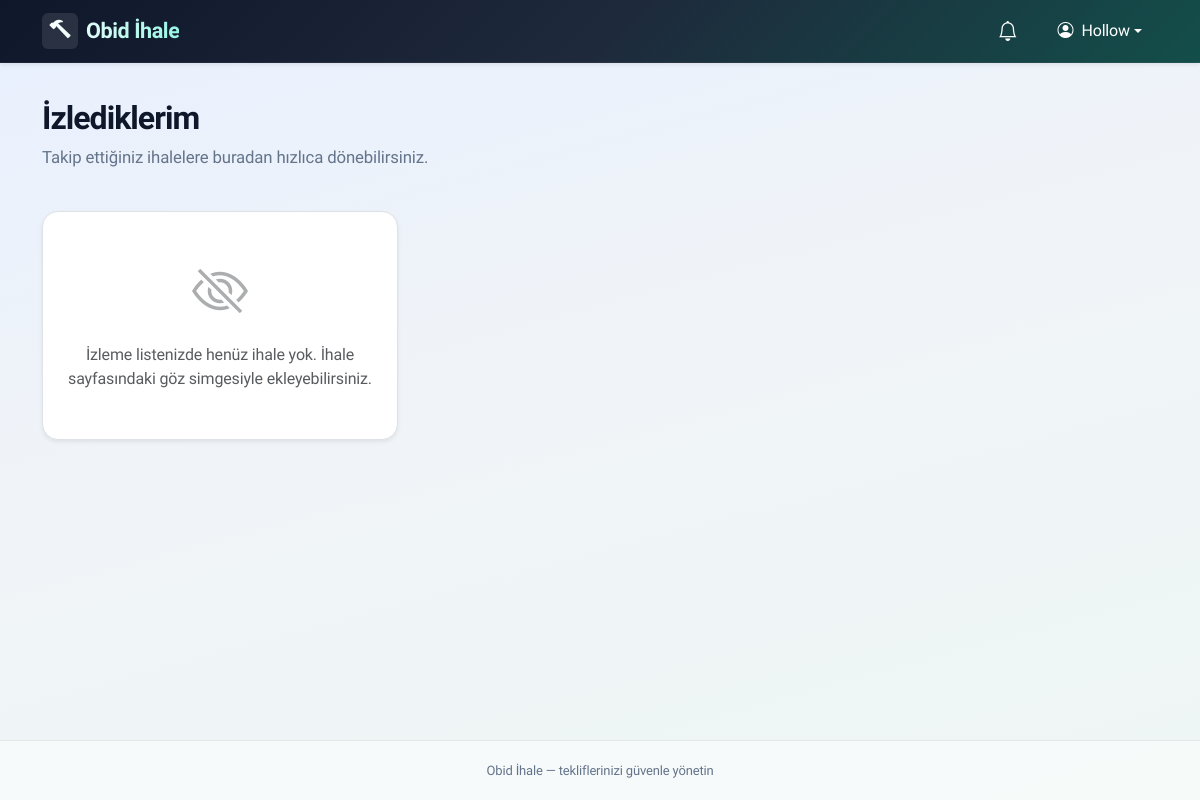
The app's page /auctions/izlediklerim/ (signed in), older data.
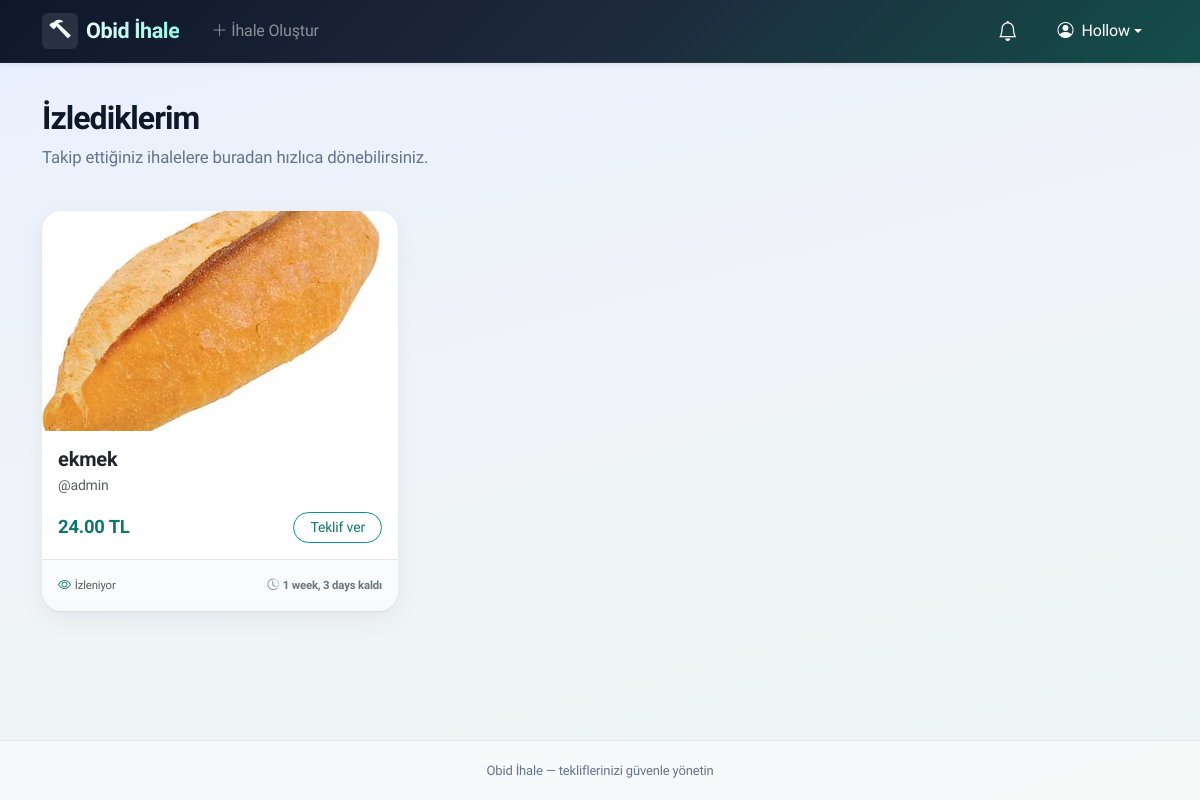
The same page, newer data.
### auctions/models.py (models this page shows, shortened)
class Auction(models.Model):
    owner = models.ForeignKey(
        User,
        on_delete=models.CASCADE,
        related_name = "auctions")
    winner = models.ForeignKey(
        User,
        on_delete=models.SET_NULL,
        null=True,
        blank=True,
        related_name="won_auctions"
    )
    title = models.CharField(max_length=200)
    description = models.TextField()
    starting_price = models.DecimalField(max_digits=10, decimal_places=2)
    current_price = models.DecimalField(max_digits=10, decimal_places=2)
    vat_rate = models.DecimalField(max_digits=3, decimal_places=2, default=Decimal('0.18'), help_text="KDV oranı (örn: 0.18 için %18)")
    created_at = models.DateTimeField(auto_now_add=True)
    active = models.BooleanField(default=True)
    end_time = models.DateTimeField(null=True, blank=True)
    @classmethod
    def expire_overdue(cls):
        expired_auctions = cls.objects.filter(active=True, end_time__isnull=False, end_time__lt=timezone.now()).prefetch_related('bids')
        updated_count = 0
        for auction in expired_auctions:
            auction._close_auction()
            updated_count += 1
        return updated_count
    class Meta:
        verbose_name = "İhale"
        verbose_name_plural = "İhaleler"

class AuctionImage(models.Model):
    auction = models.ForeignKey(
        Auction,
        on_delete=models.CASCADE,
        related_name="images",
    )
    image = models.ImageField(upload_to="auction_gallery/")
    order = models.PositiveSmallIntegerField(default=0)
    class Meta:
        ordering = ["order", "id"]
        verbose_name = "İhale görseli"
        verbose_name_plural = "İhale görselleri"

### auctions/views.py (the view)
# urls.py: path('izlediklerim/', views.watchlist, name='watchlist'),
@login_required
def watchlist(request):
    entries = (
        AuctionWatchlistEntry.objects.filter(user=request.user)
        .select_related("auction")
        .prefetch_related("auction__images")
        .order_by("-created_at", "-id")
    )
    auctions = [e.auction for e in entries]
    return render(request, "auctions/watchlist.html", {"auctions": auctions})

### templates/auctions/watchlist.html (shortened to what this page needs)
{% extends 'users/base.html' %}
{% block content %}
<div class="container py-2">
    <header class="page-hero text-center text-md-start">
        <h1 class="display-hero h2 mb-2">İzlediklerim</h1>
        <p class="lead-muted mb-0 mx-auto mx-md-0">Takip ettiğiniz ihalelere buradan hızlıca dönebilirsiniz.</p>
    </header>
    <div class="row row-cols-1 row-cols-md-2 row-cols-xl-3 g-4">
        {% for auction in auctions %}
        <div class="col">
            <article class="card h-100 card-auction border-0">
                <div class="card-img-wrap">
                    {% with first_g=auction.images.first %}
                    {% if first_g %}
                        <img src="{{ first_g.image.url }}" class="card-img-top w-100 img-fluid" loading="lazy" alt="{{ auction.title }}">
                    {% else %}
                        <div class="card-img-placeholder w-100"><i class="bi bi-image me-2"></i>Görsel yok</div>
                    {% endif %}
                    {% endwith %}
                </div>
                <div class="card-body d-flex flex-column">
                    <h2 class="h5 card-title fw-bold mb-1">{{ auction.title }}</h2>
                    <p class="text-muted small mb-3">@{{ auction.owner.username }}</p>
                    <div class="mt-auto d-flex justify-content-between align-items-center gap-2">
                        <div>
                            <span class="price-tag">{{ auction.current_price }} TL</span>
                        </div>
                        <a href="{% url 'auctions:detail' auction.id %}" class="btn btn-outline-primary btn-sm rounded-pill px-3">
                            {% if auction.active %}Teklif ver{% else %}İncele{% endif %}
                        </a>
                    </div>
                </div>
                <div class="card-footer card-footer-obid border-0 py-3 d-flex justify-content-between align-items-center text-muted">
                    <span class="d-inline-flex align-items-center"><i class="bi bi-eye text-primary me-1"></i><span class="small">İzleniyor</span></span>
                    <small class="fw-semibold text-secondary">
                        {% if auction.active and auction.end_time %}
                        <i class="bi bi-clock-history me-1"></i>{{ auction.end_time|timeuntil }} kaldı
                        {% elif auction.active %}
                        <span class="badge rounded-pill bg-success">Aktif</span>
                        {% else %}
                        <span class="badge rounded-pill bg-secondary">Kapandı</span>
                        {% endif %}
                    </small>
                </div>
            </article>
        </div>
        {% empty %}
        <div class="col-12">
            <div class="text-center py-5 px-4 rounded-4 border bg-white shadow-sm">
                <i class="bi bi-eye-slash display-4 text-muted opacity-50"></i>
                <p class="text-muted mb-0 mt-3">İzleme listenizde henüz ihale yok. İhale sayfasındaki göz simgesiyle ekleyebilirsiniz.</p>
            </div>
        </div>
        {% endfor %}
    </div>
</div>
{% endblock %}

### templates/users/base.html (shortened to what this page needs)
{% load static %}
<!DOCTYPE html>
<html lang="tr">
<head>
    <link href="https://cdn.jsdelivr.net/npm/bootstrap@5.3.0/dist/css/bootstrap.min.css" rel="stylesheet">
    <link rel="stylesheet" href="https://cdn.jsdelivr.net/npm/bootstrap-icons@1.11.1/font/bootstrap-icons.css">
    <link rel="stylesheet" href="{% static 'css/app.css' %}">
</head>
<body class="d-flex flex-column min-vh-100">
    <nav class="navbar navbar-expand-lg navbar-dark navbar-obid shadow-sm">
        <div class="container">
            <a class="navbar-brand fw-bold d-flex align-items-center gap-2" href="{% url 'users:dashboard' %}">
                <span class="rounded-2 d-inline-flex align-items-center justify-content-center bg-white bg-opacity-10" style="width:2.25rem;height:2.25rem;">
                    <i class="bi bi-hammer text-info"></i>
                </span>
                Obid İhale
            </a>
            <div class="collapse navbar-collapse" id="navbarNav">
                <ul class="navbar-nav me-auto mb-2 mb-lg-0 align-items-lg-center gap-lg-1">
                    {% if user.is_authenticated and 'auctions:create' in user_menu_names and 'users:admin_dashboard' not in user_menu_names %}
                    <li class="nav-item">
                        <a class="nav-link text-white-50" href="{% url 'auctions:create' %}"><i class="bi bi-plus-lg me-1"></i>İhale Oluştur</a>
                    </li>
                    {% endif %}
                </ul>
                <div class="navbar-nav align-items-lg-center gap-1 gap-lg-2">
                    {% if user.is_authenticated %}
                        <div class="nav-item dropdown">
                            <a class="nav-link text-white position-relative py-2 px-2 rounded-3" href="#" id="navNotifications" role="button" data-bs-toggle="dropdown" data-bs-auto-close="outside" aria-expanded="false" title="Bildirimler">
                                <i class="bi bi-bell fs-5"></i>
                            </a>
                        </div>
                        <div class="nav-item dropdown">
                            <a class="nav-link dropdown-toggle text-white d-flex align-items-center" href="#" role="button" data-bs-toggle="dropdown" aria-expanded="false">
                                <i class="bi bi-person-circle me-2"></i><span class="d-none d-sm-inline">{{ user.username|title }}</span>
                            </a>
                        </div>
                    {% else %}
                        <a class="btn btn-outline-light btn-sm px-4 rounded-pill" href="{% url 'users:login' %}">Giriş Yap</a>
                    {% endif %}
                </div>
            </div>
        </div>
    </nav>
    <div class="container-fluid main-wrap flex-grow-1 px-3 px-md-4">
        {% block content %}
        {% endblock %}
    </div>
    <footer class="site-footer mt-auto">
        <div class="container">
            <span class="opacity-85">Obid İhale — tekliflerinizi güvenle yönetin</span>
        </div>
    </footer>
</body>
</html>

Row changes from the older to the newer data that the page shows:
now on this page (row edited): Auction: images.first.image (picture), title "ekmek", owner.username "admin", current_price "24.00", active "Teklif ver", end_time "1 week, 3 days"
Text that changed along with them:
text no longer shown: "İzleme listenizde henüz ihale yok. İhale sayfasındaki göz simgesiyle ekleyebilirsiniz."
text now shown: "İhale Oluştur"
